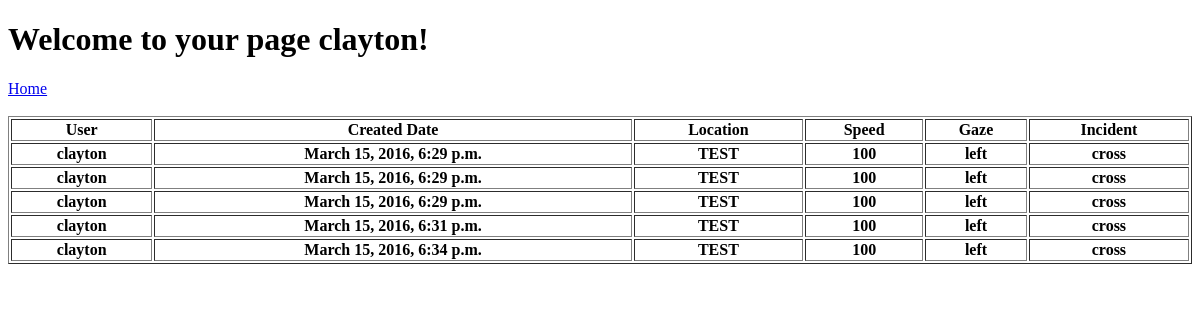
Page /user/ (signed in) on the earlier database version.
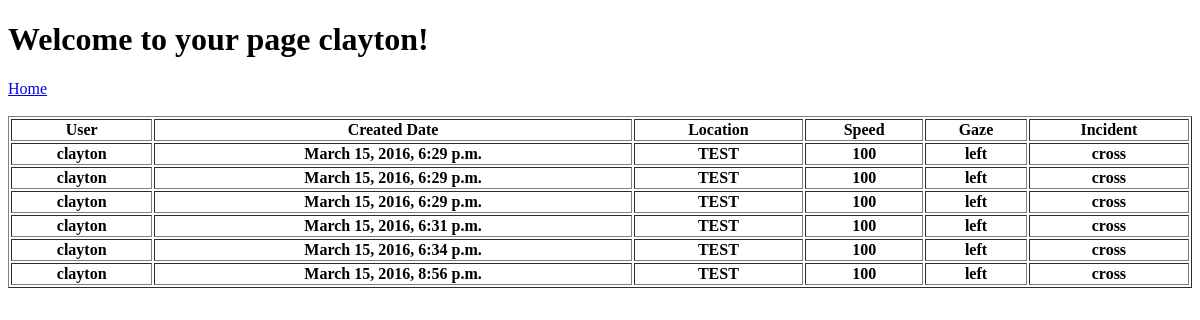
Same page on the later database version.
### eyetracking/models.py (models this page shows, shortened)
class GatheredData(models.Model):
    user = models.ForeignKey(User, default = "")
    created_date = models.DateTimeField(default = datetime.now)
    location = models.CharField(max_length = 50, null = True)
    speed = models.CharField(max_length = 50, null = True)
    gaze = models.CharField(max_length = 50, null = True)
    incident = models.CharField(max_length = 50, null = True)

### eyetracking/views.py (the view)
# urls.py: url(r'^user/', views.user, name='user'),
@login_required
def user(request): #temporary -- <user_name>
    data_list = GatheredData.objects.filter(user = request.user)
    context_dict = {'data': data_list}
    return render(request, 'eyetracking/user.html', context_dict)

### templates/eyetracking/user.html (shortened to what this page needs)
<!DOCTYPE html>
<html>
    <head>
    </head>
    <body>
        <h1>Welcome to your page {{ user.username }}!</h1>
        <a href="/">Home</a>
        <br /><br />
        <table style = "width: 100%" border = "1px solid black">
            <tr>
                <th>User</th>
                <th>Created Date</th>
                <th>Location</th>
                <th>Speed</th>
                <th>Gaze</th>
                <th>Incident</th>
            </tr>
            {% for gathereddata in data %}
                <tr>
                    <th>{{ gathereddata.user }}</th>
                    <th>{{ gathereddata.created_date }} </th>
                    <th> {{ gathereddata.location }}</th>
                    <th> {{ gathereddata.speed }}</th>
                    <th>{{ gathereddata.gaze }}</th>
                    <th>{{ gathereddata.incident }}</th>
                </tr>
            {% endfor %}
        </table>
    </body>
</html>

Differences in the rows shown:
added GatheredData: user "clayton", created_date "March 15, 2016, 8:56 p.m.", location "TEST", speed "100", gaze "left", incident "cross"
